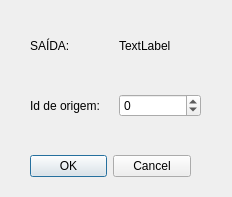
<?xml version="1.0" encoding="UTF-8"?>
<ui version="4.0">
 <class>ModificarSaida</class>
 <widget class="QDialog" name="ModificarSaida">
  <property name="geometry">
   <rect>
    <x>0</x>
    <y>0</y>
    <width>232</width>
    <height>197</height>
   </rect>
  </property>
  <property name="windowTitle">
   <string>Modificar Saída</string>
  </property>
  <widget class="QDialogButtonBox" name="buttonBox">
   <property name="geometry">
    <rect>
     <x>30</x>
     <y>150</y>
     <width>161</width>
     <height>32</height>
    </rect>
   </property>
   <property name="orientation">
    <enum>Qt::Horizontal</enum>
   </property>
   <property name="standardButtons">
    <set>QDialogButtonBox::Cancel|QDialogButtonBox::Ok</set>
   </property>
  </widget>
  <widget class="QWidget" name="layoutWidget">
   <property name="geometry">
    <rect>
     <x>30</x>
     <y>30</y>
     <width>171</width>
     <height>31</height>
    </rect>
   </property>
   <layout class="QHBoxLayout" name="horizontalLayout">
    <item>
     <widget class="QLabel" name="label_SAIDA">
      <property name="text">
       <string>SAÍDA:</string>
      </property>
     </widget>
    </item>
    <item>
     <widget class="QLabel" name="label_saidaN">
      <property name="text">
       <string>TextLabel</string>
      </property>
     </widget>
    </item>
   </layout>
  </widget>
  <widget class="QWidget" name="layoutWidget">
   <property name="geometry">
    <rect>
     <x>30</x>
     <y>80</y>
     <width>171</width>
     <height>51</height>
    </rect>
   </property>
   <layout class="QHBoxLayout" name="horizontalLayout_2">
    <item>
     <widget class="QLabel" name="label_id">
      <property name="text">
       <string>Id de origem:</string>
      </property>
     </widget>
    </item>
    <item>
     <widget class="QSpinBox" name="id_spinBox">
      <property name="wrapping">
       <bool>true</bool>
      </property>
     </widget>
    </item>
   </layout>
  </widget>
 </widget>
 <resources/>
 <connections>
  <connection>
   <sender>buttonBox</sender>
   <signal>accepted()</signal>
   <receiver>ModificarSaida</receiver>
   <slot>accept()</slot>
   <hints>
    <hint type="sourcelabel">
     <x>248</x>
     <y>254</y>
    </hint>
    <hint type="destinationlabel">
     <x>157</x>
     <y>274</y>
    </hint>
   </hints>
  </connection>
  <connection>
   <sender>buttonBox</sender>
   <signal>rejected()</signal>
   <receiver>ModificarSaida</receiver>
   <slot>reject()</slot>
   <hints>
    <hint type="sourcelabel">
     <x>316</x>
     <y>260</y>
    </hint>
    <hint type="destinationlabel">
     <x>286</x>
     <y>274</y>
    </hint>
   </hints>
  </connection>
 </connections>
</ui>
